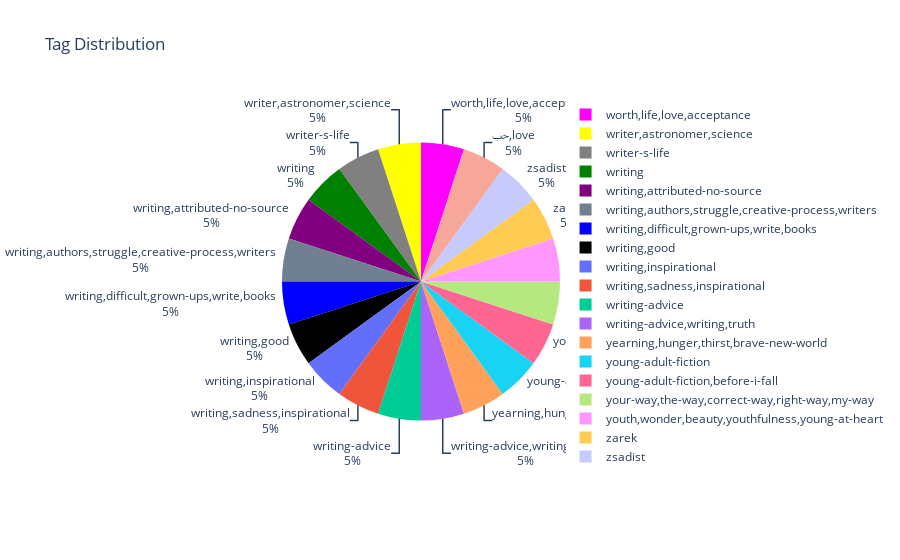

Source (notebook cell):
### Markdown cell above
We observe that the love tag has the highest number of quotes, but upon further investigation of the data, i fund out that the fill we used for the nan present in the column mostly filled them with Love some of which were wrongly filles since the quote was not  about love.<br>
We will continue with the visualizations now to further investigate the Tags column to see if there are any other anomalies present.

### Code cell
tag_counts = quotes_2.groupby(by='Tags_').sum().tail(20)

fig = px.pie(tag_counts, names=tag_counts.index, title='Tag Distribution')

fig.update_traces(textfont_size=12, textinfo='percent + label') # increase the text size

fig.update_traces(marker=dict(colors=[ 'magenta' , 'yellow' , 'grey' , 'green' , 'purple' , 'slategrey' , 'blue' , 'black' ])) # update the pie chart colors

fig.show()

### Figure 1 — Plotly figure (JSON) as saved in the notebook; plotly's stock layout.template omitted (floating-point values rounded to 4 significant figures)
{"data": [{"domain": {"x": [0, 1], "y": [0, 1]}, "hovertemplate": "Tags_=%{label}<extra></extra>", "labels": [["worth", "life", "love", "acceptance"], ["writer", "astronomer", "science"], ["writer-s-life"], ["writing"], ["writing", "attributed-no-source"], ["writing", "authors", "struggle", "creative-process", "writers"], ["writing", "difficult", "grown-ups", "write", "books"], ["writing", "good"], ["writing", "inspirational"], ["writing", "sadness", "inspirational"], ["writing-advice"], ["writing-advice", "writing", "truth"], ["yearning", "hunger", "thirst", "brave-new-world"], ["young-adult-fiction"], ["young-adult-fiction", "before-i-fall"], ["your-way", "the-way", "correct-way", "right-way", "my-way"], ["youth", "wonder", "beauty", "youthfulness", "young-at-heart"], ["zarek"], ["zsadist"], ["حب", "love"]], "legendgroup": "", "marker": {"colors": ["magenta", "yellow", "grey", "green", "purple", "slategrey", "blue", "black"]}, "name": "", "showlegend": true, "textfont": {"size": 12}, "textinfo": "percent+label", "type": "pie"}], "layout": {"legend": {"tracegroupgap": 0}, "title": {"text": "Tag Distribution"}}}
